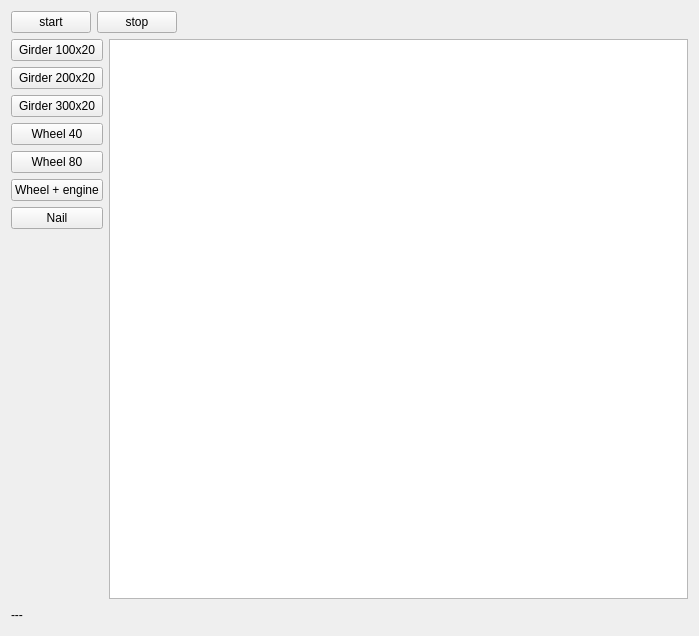
<ui version="4.0" >
 <class>MainWindow</class>
 <widget class="QWidget" name="MainWindow" >
  <property name="geometry" >
   <rect>
    <x>0</x>
    <y>0</y>
    <width>699</width>
    <height>636</height>
   </rect>
  </property>
  <property name="windowTitle" >
   <string>Construqtor</string>
  </property>
  <layout class="QVBoxLayout" >
   <item>
    <layout class="QHBoxLayout" >
     <item>
      <widget class="QPushButton" name="buttonStart" >
       <property name="text" >
        <string>start</string>
       </property>
      </widget>
     </item>
     <item>
      <widget class="QPushButton" name="buttonStop" >
       <property name="text" >
        <string>stop</string>
       </property>
      </widget>
     </item>
     <item>
      <spacer>
       <property name="orientation" >
        <enum>Qt::Horizontal</enum>
       </property>
       <property name="sizeHint" >
        <size>
         <width>40</width>
         <height>20</height>
        </size>
       </property>
      </spacer>
     </item>
    </layout>
   </item>
   <item>
    <layout class="QHBoxLayout" >
     <item>
      <layout class="QVBoxLayout" >
       <item>
        <widget class="QPushButton" name="buttonGirder100" >
         <property name="text" >
          <string>Girder 100x20</string>
         </property>
        </widget>
       </item>
       <item>
        <widget class="QPushButton" name="buttonGirder200" >
         <property name="text" >
          <string>Girder 200x20</string>
         </property>
        </widget>
       </item>
       <item>
        <widget class="QPushButton" name="buttonGirder300" >
         <property name="text" >
          <string>Girder 300x20</string>
         </property>
        </widget>
       </item>
       <item>
        <widget class="QPushButton" name="buttonWheel40" >
         <property name="text" >
          <string>Wheel 40</string>
         </property>
        </widget>
       </item>
       <item>
        <widget class="QPushButton" name="buttonWheel80" >
         <property name="text" >
          <string>Wheel 80</string>
         </property>
        </widget>
       </item>
       <item>
        <widget class="QPushButton" name="buttonWwE" >
         <property name="text" >
          <string>Wheel + engine</string>
         </property>
        </widget>
       </item>
       <item>
        <widget class="QPushButton" name="buttonNail" >
         <property name="text" >
          <string>Nail</string>
         </property>
        </widget>
       </item>
       <item>
        <spacer>
         <property name="orientation" >
          <enum>Qt::Vertical</enum>
         </property>
         <property name="sizeHint" >
          <size>
           <width>20</width>
           <height>40</height>
          </size>
         </property>
        </spacer>
       </item>
      </layout>
     </item>
     <item>
      <widget class="MainView" name="view" />
     </item>
    </layout>
   </item>
   <item>
    <layout class="QHBoxLayout" >
     <item>
      <widget class="QLabel" name="labelPos" >
       <property name="text" >
        <string>---</string>
       </property>
      </widget>
     </item>
     <item>
      <spacer>
       <property name="orientation" >
        <enum>Qt::Horizontal</enum>
       </property>
       <property name="sizeHint" >
        <size>
         <width>40</width>
         <height>20</height>
        </size>
       </property>
      </spacer>
     </item>
    </layout>
   </item>
  </layout>
 </widget>
 <customwidgets>
  <customwidget>
   <class>MainView</class>
   <extends>QGraphicsView</extends>
   <header>mainview.h</header>
  </customwidget>
 </customwidgets>
 <resources/>
 <connections/>
</ui>
